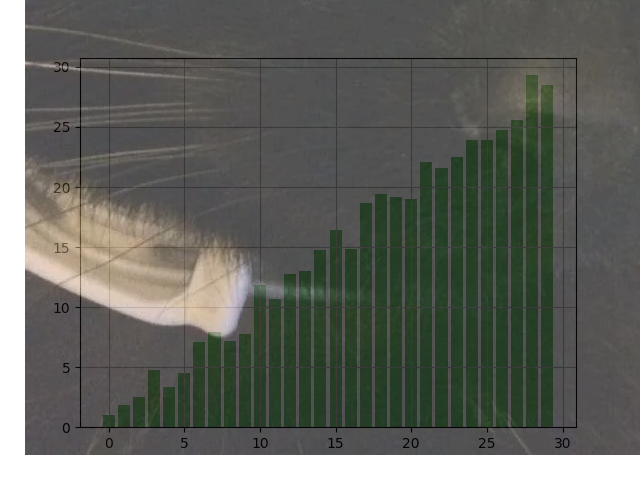

The script that drew this image:
# 引入所需库
import matplotlib.pyplot as plt
import numpy as np
from PIL import Image
import matplotlib
matplotlib.use('TkAgg')


# 读取图像
im = Image.open('cat.jpg')

fig, ax = plt.subplots()

# 设置随机数种子
np.random.seed(19680801)
x = np.arange(30)
y = x + np.random.randn(30)
ax.bar(x, y, color='#6bbc6b')
ax.grid()

# 添加水印
fig.figimage(im, 25, 25, zorder=3, alpha=.7)

plt.show()
